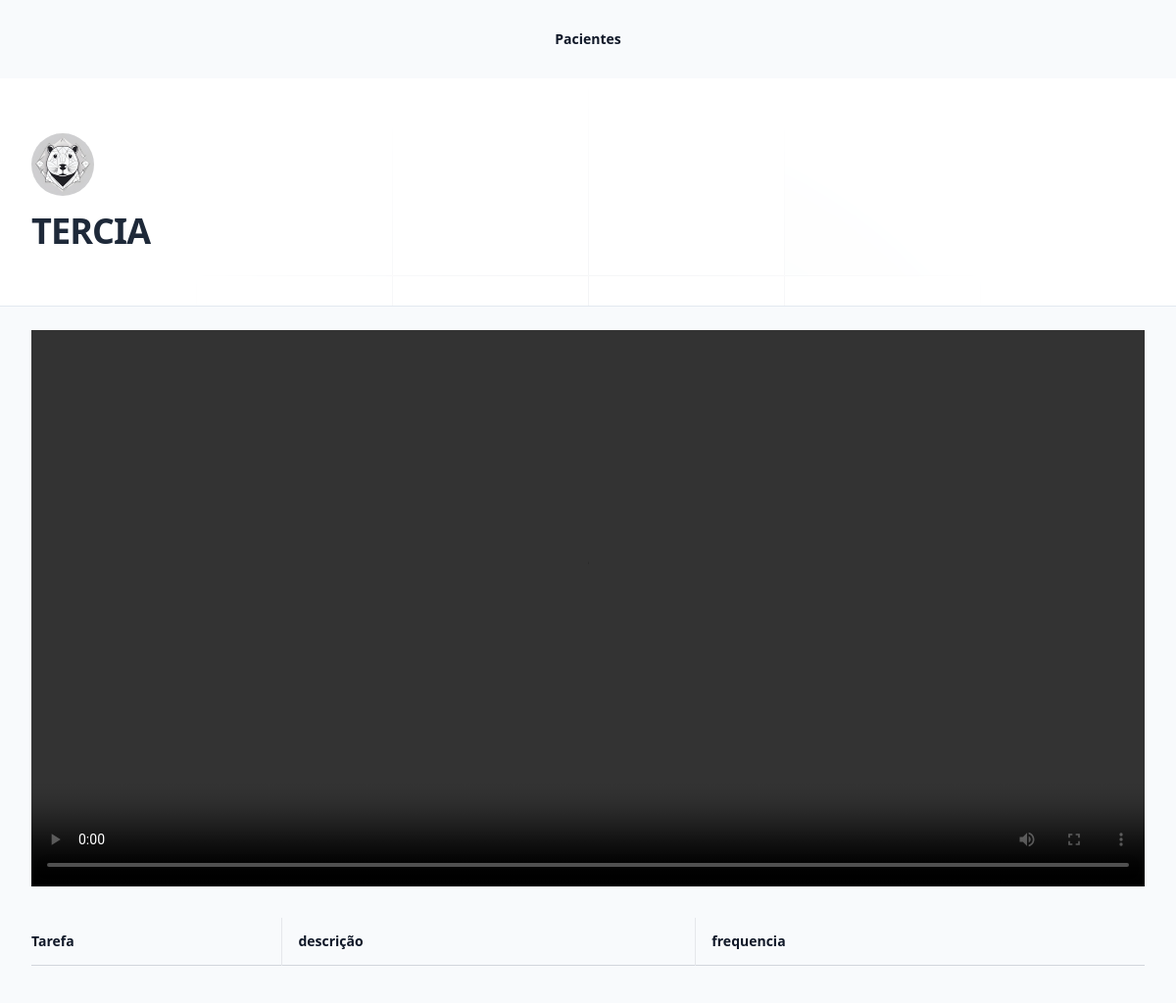
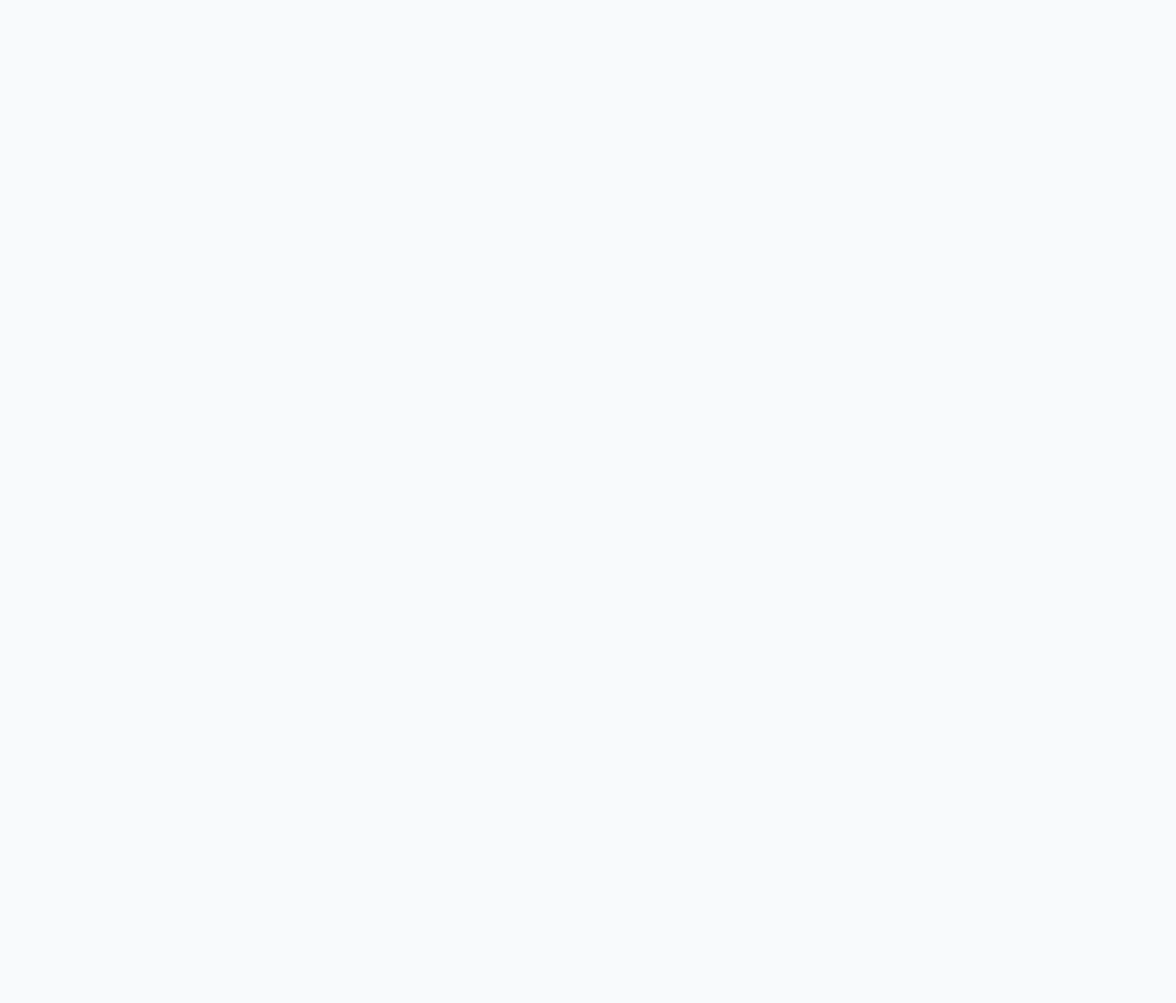
Page /pacientes/consulta_publica/1 on the committed database (2 pictures, top to bottom).
### pacientes/models.py (models this page shows, shortened)
class Consultas(models.Model):
    humor = models.PositiveIntegerField()
    registro_geral = models.TextField()
    video = models.FileField(upload_to="video")
    tarefas = models.ManyToManyField(Tarefas)
    paciente = models.ForeignKey(Pacientes, on_delete=models.CASCADE)
    data = models.DateTimeField(auto_now_add=True)
    @property
    def link_publico(self):
        return f"http://127.0.0.1:8000{reverse('consulta_publica', kwargs= {'id': self.id})}"

class Pacientes(models.Model):
    queixas_choices = (
        ('TDAH', 'TDAH'),
        ('D', 'Depressão'),
        ('A', 'Ansiedade'),
        ('TAG', 'Transtorno de ansiedade generalizada')
    )
    nome = models.CharField(max_length=255)
    email = models.EmailField()
    telefone = models.CharField(max_length=255, null=True, blank=True)
    foto =models.ImageField(upload_to= 'fotos')
    pagamento_em_dia=models.BooleanField(default=True)
    queixa = models.CharField(max_length=4, choices=queixas_choices)

### pacientes/views.py (the view)
# urls.py: path('consulta_publica/<int:id>', views.consulta_publica, name="consulta_publica"),
def consulta_publica(request, id):
    consulta = Consultas.objects.get(id=id)
    print(consulta.link_publico)
    if not consulta.paciente.pagamento_em_dia:
        raise Http404
    return render (request, 'consulta_publica.html', {'consulta': consulta})

### pacientes/templates/consulta_publica.html (shortened to what this page needs)
{% extends "base.html" %}
{% block 'body' %}
<div class="relative isolate">
    <div class="py-14 sm:py-14">
        <div class="mx-auto max-w-7xl px-6 lg:px-8">
            <div class="mx-auto max-w-2xl lg:mx-0">
            <img class="size-16 rounded-full" src="{{consulta.paciente.foto.url}}" alt="">
            <p class="mt-4 text-pretty text-4xl font-semibold tracking-tight text-gray-800 sm:text-4xl">{{consulta.paciente.nome}}</p>
            </div>
        </div>
    </div>
    <div class="bg-slate-50 h-screen border-t-1 border-slate-200 ">
        <div class="max-w-7xl mx-auto px-6 lg:px-8 mt-6">
            <video class="w-full" controls>
                <source src="{{consulta.video.url}}" type="video/mp4">
            </video>
            <div class="mt-8">
                <div class="mt-8 flow-root">
                    <div class="-mx-4 -my-2 overflow-x-auto sm:-mx-6 lg:-mx-8">
                        <div class="inline-block min-w-full py-2 align-middle sm:px-6 lg:px-8">
                            <table class="min-w-full divide-y divide-gray-300">
                            <thead>
                                <tr class="divide-x divide-gray-200">
                                    <th scope="col" class="py-3.5 pl-4 pr-4 text-left text-sm font-semibold text-gray-900 sm:pl-0">Tarefa</th>
                                    <th scope="col" class="px-4 py-3.5 text-left text-sm font-semibold text-gray-900">descrição</th>
                                    <th scope="col" class="px-4 py-3.5 text-left text-sm font-semibold text-gray-900">frequencia</th>
                                </tr>
                        </thead>
                        </table>
                        </div>
                        </div>
                        </div>
                        </div>
                        </div>
                        </div>
                        </div>
                       {% endblock 'body' %}

### rows in the picture
Consultas: paciente.foto (picture), paciente.nome "TERCIA"
